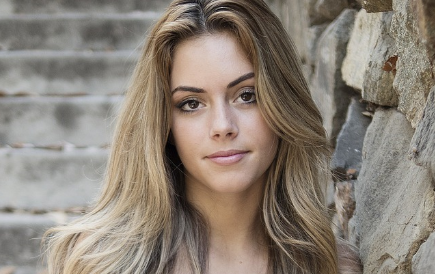
#> input picture eye.png, 435 x 274 px, given in place of the camera
$ python eye_detection_webcam.py
#> lines starting #> are read from the running program, lines starting #| are printed output that depends on the picture; after the words box and inside, x2 and y2 are one past the last pixel; in counts of white or black regions, pixels touching at a corner belong together
import cv2

cap=cv2.VideoCapture(0)
face_cascade=cv2.CascadeClassifier("D:\opencv_udemy/07_eye_detection/frontalface.xml")
eye_cascade=cv2.CascadeClassifier("D:\opencv_udemy/07_eye_detection\eye.xml")


while True:
   while True:
    _,frame=cap.read()
#> frame is the input picture: shape (274, 435, 3); mean B, G, R 119.3, 130, 140.1
    frame=cv2.flip(frame,1)
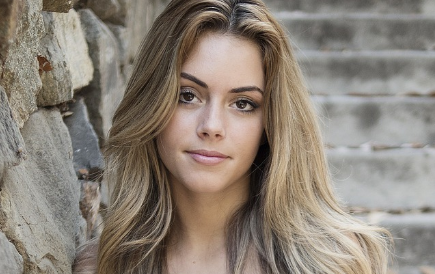
#> frame: shape (274, 435, 3); mean B, G, R 119.3, 130, 140.1
    frame=cv2.resize(frame,(480,360))
#> frame: shape (360, 480, 3)
    gray=cv2.cvtColor(frame,cv2.COLOR_BGR2GRAY)
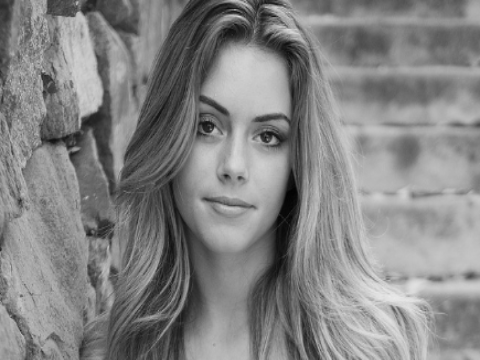
#> gray: shape (360, 480); min 2, max 234, mean 131.7

    faces=face_cascade.detectMultiScale(gray,1.3,5)
#> faces = [[151, 70, 167, 167]]

    for (x,y,w,h) in faces:
        cv2.rectangle(frame,(x,y),(x+w,y+h),(0,255,0),3)
#> this loop made 1 pass
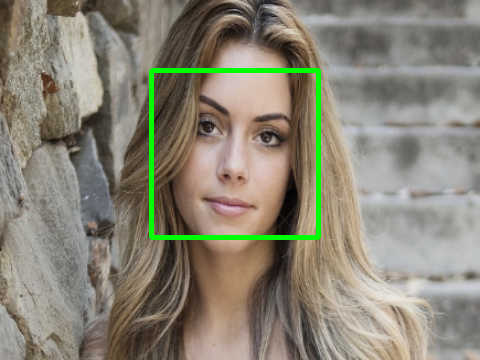
#> frame: shape (360, 480, 3); mean B, G, R 117.3, 132.6, 137.4

    roi_frame=frame[y:y+h,x:x+w]
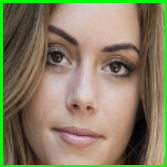
#> roi_frame: shape (167, 167, 3); mean B, G, R 97.9, 127, 134.4
    roi_gray=gray[y:y+h,x:x+w]
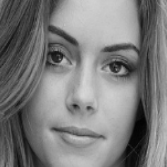
#> roi_gray: shape (167, 167); min 2, max 215, mean 123.9
    eyes=eye_cascade.detectMultiScale(roi_gray)
#> eyes = [[37, 37, 42, 42], [96, 47, 41, 41], [65, 97, 21, 21]]

    for (ex,ey,ew,eh) in eyes:
        cv2.rectangle(roi_frame,(ex,ey),(ex+ew,ey+eh),(0,0,255),2)
#> this loop made 3 passes
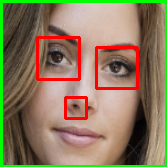
#> roi_frame: shape (167, 167, 3); 4.43% of pixels changed, all inside (x1, y1, x2, y2) = (36, 36, 139, 120)

    cv2.imshow("Video",frame)
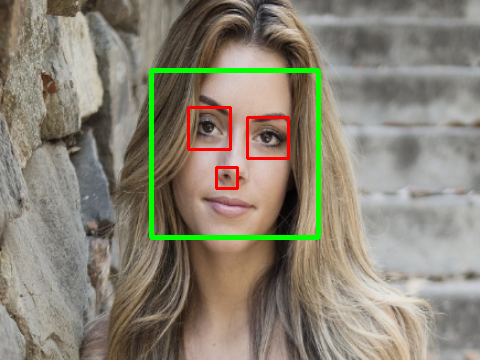
#> window 'Video': shape (360, 480, 3); mean B, G, R 116.5, 131.6, 138.1

    if cv2.waitKey(5) & 0XFF==ord("q"):
#> (key q is pressed here)
#> (the run stopped early here; a loop or call above may not have finished)
